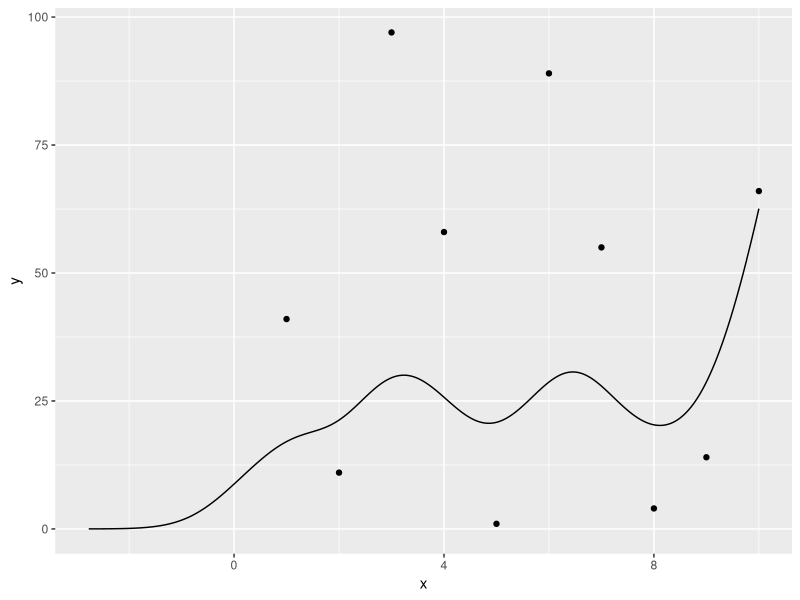

This chart was generated by the following R code:
library(KernSmooth)
library(tidyverse)
set.seed(sample(1:100000, 1))
x <- 1:10
y <- sample(1:100, 10, replace = T)

make_smooth <- function(x, y, force_to_zero = FALSE, bw = NULL, spans_x_extra = 6){
  .x <- x[!is.na(x)]
  .y <- y[!is.na(y)]
  min_x <- min(.x)
  max_x <- min(.y)
  if(is.null(bw)) {
    bwidth = KernSmooth::dpill(.x,.y)
  }
  
  if(force_to_zero){
      times <- 1:spans_x_extra
    for(t in times) {
      .x <- c(min_x - t * bwidth, .x, max_x + t * bwidth)
      .y <- c(0, .y, 0)
    }
  }
  fit <- KernSmooth::locpoly(.x, .y, bandwidth = bwidth, gridsize = 10000)
  filter_vector <- !(fit$y == 0 & (fit$x < min_x | fit$x > max_x))
  fit$x <- fit$x[filter_vector]
  fit$y <- fit$y[filter_vector]
  
  tibble(x = fit$x, y = fit$y)
}

plt_df <- make_smooth(x, y, force_to_zero = T)

ggplot(plt_df,
       aes(x = x,
           y = y)) +
  geom_line() +
  geom_point(data = tibble(x, y))
